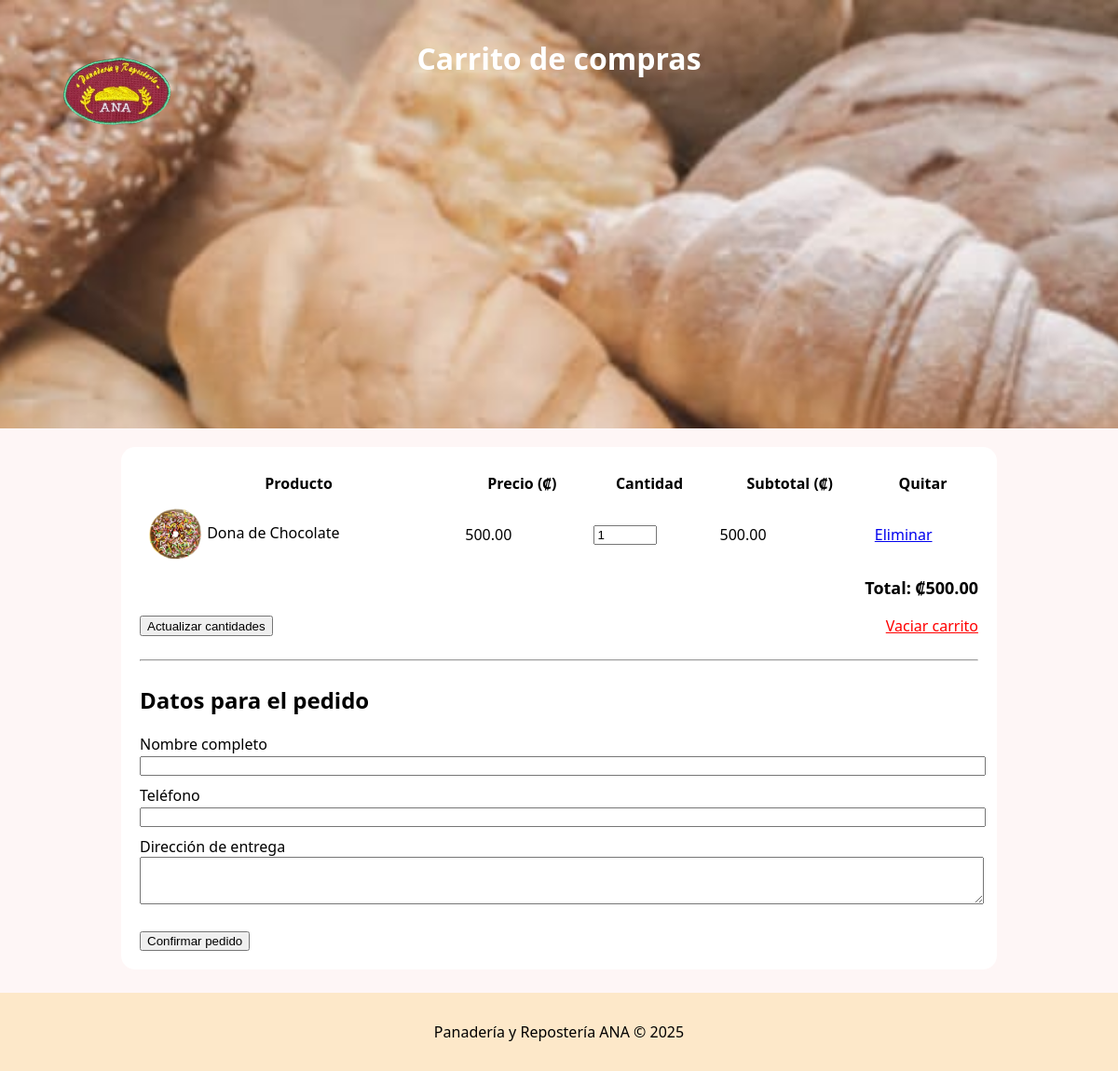
Page /app/views/carrito.php?accion=agregar&id=2 on the committed database.
### tables this page shows
CREATE TABLE productos (
    id INT AUTO_INCREMENT PRIMARY KEY,
    nombre VARCHAR(100) NOT NULL,
    descripcion TEXT,
    precio DECIMAL(10,2) NOT NULL,
    imagen VARCHAR(255),
    categoria ENUM('Panadería','Repostería','Pastelería','Promoción') NOT NULL,
    existencia INT DEFAULT 0
);

### config/database.php (called while the page is built, shortened)
<?php
function getPDOConnection() {
    try {
        $dsn = "mysql:host=" . DB_HOST . ";dbname=" . DB_NAME . ";charset=" . DB_CHARSET;
        $options = [
            PDO::ATTR_ERRMODE => PDO::ERRMODE_EXCEPTION,
            PDO::ATTR_DEFAULT_FETCH_MODE => PDO::FETCH_ASSOC,
            PDO::ATTR_EMULATE_PREPARES => false
        ];
        return new PDO($dsn, DB_USER, DB_PASS, $options);
    } catch (PDOException $e) {
        echo "❌ Error de conexión: " . $e->getMessage();
        die();
    }
}

### app/controllers/CarritoController.php (called while the page is built, shortened)
<?php
require_once _DIR_ . '/../models/ProductoModel.php';
class CarritoController
{
    private $productoModel;
    public function __construct()
    {
        $this->productoModel = new ProductoModel();
    }
    public function agregarProducto($idProducto, $cantidad = 1)
    {
        $idProducto = (int)$idProducto;
        $producto = $this->productoModel->obtenerPorId($idProducto);
    }
    public function obtenerCarrito()
    {
        return $_SESSION['carrito'];
    }
    public function calcularTotal()
    {
        $total = 0;
        foreach ($_SESSION['carrito'] as $item) {
            $total += $item['precio'] * $item['cantidad'];
        }
        return $total;
    }
}

### app/models/ProductoModel.php (called while the page is built, shortened)
<?php
require_once __DIR__ . '/../../config/database.php';
class ProductoModel
{
    private $db;
    public function __construct() {
        $this->db = getPDOConnection();
    }
    public function obtenerPorId($id) {
        $sql = "SELECT * FROM productos WHERE id = ?";
        $query = $this->db->prepare($sql);
        $query->execute([$id]);
        return $query->fetch();
    }
}

### app/views/carrito.php (the view, shortened to what this page needs)
<?php
require_once _DIR_ . '/../controllers/CarritoController.php';
$carritoController = new CarritoController();
$accion      = $_GET['accion'] ?? ($_POST['accion'] ?? null);
$idProducto  = $_GET['id'] ?? ($_POST['id'] ?? null);
try {
    switch ($accion) {
        case 'agregar':
            if ($idProducto) {
                $cantidad = isset($_POST['cantidad']) ? (int)$_POST['cantidad'] : 1;
                $carritoController->agregarProducto($idProducto, $cantidad);
            }
            break;
    }
} catch (Exception $e) {
    $mensajeError = $e->getMessage();
}
$items = $carritoController->obtenerCarrito();
$total = $carritoController->calcularTotal();
?>
<!DOCTYPE html>
<html lang="es">
<head>
    <link rel="stylesheet" href="../../publics/css/styles.css">
</head>
<body>
    <header class="hero">
        <a href="../../index.php" class="no-link">
            <img src="../../publics/img/logo.png" alt="Logo" class="logo" />
        </a>
        <h1 style="color:white;">Carrito de compras</h1>
    </header>
    <main class="contenedor" style="max-width: 900px; margin: 20px auto; background: #fff; padding: 20px; border-radius: 15px;">
        <?php if (empty($items)): ?>
            <p>El carrito está vacío.</p>
            <p><a href="panaderia.php">Volver al catálogo de Panadería</a></p>
        <?php else: ?>
            <form action="carrito.php" method="post">
                <table border="0" width="100%" cellpadding="8" cellspacing="0">
                    <thead>
                        <tr>
                            <th>Producto</th>
                            <th>Precio (₡)</th>
                            <th>Cantidad</th>
                            <th>Subtotal (₡)</th>
                            <th>Quitar</th>
                        </tr>
                    </thead>
                    <tbody>
                        <?php foreach ($items as $item): ?>
                            <tr>
                                <td>
                                    <img src="../../<?= htmlspecialchars($item['imagen']) ?>" alt="" style="width:60px; vertical-align:middle;">
                                    <?= htmlspecialchars($item['nombre']) ?>
                                </td>
                                <td><?= number_format($item['precio'], 2) ?></td>
                                <td>
                                    <input type="number"
                                           name="cantidades[<?= (int)$item['id'] ?>]"
                                           value="<?= (int)$item['cantidad'] ?>"
                                           min="1"
                                           style="width:60px;">
                                </td>
                                <td><?= number_format($item['precio'] * $item['cantidad'], 2) ?></td>
                                <td>
                                    <a href="carrito.php?accion=eliminar&id=<?= (int)$item['id'] ?>">Eliminar</a>
                                </td>
                            </tr>
                        <?php endforeach; ?>
                    </tbody>
                </table>
                <p style="text-align:right; font-size:18px; margin-top:10px;">
                    <strong>Total: ₡<?= number_format($total, 2) ?></strong>
                </p>
                <div style="display:flex; justify-content:space-between; margin-top:15px;">
                    <button type="submit">Actualizar cantidades</button>
                    <a href="carrito.php?accion=vaciar" style="color:red;">Vaciar carrito</a>
                </div>
            </form>
            <hr style="margin:25px 0;">
            <h2>Datos para el pedido</h2>
            <form action="carrito.php" method="post">
                <label>Nombre completo</label><br>
                <input type="text" name="nombre_cliente" required style="width:100%; margin-bottom:10px;"><br>
                <label>Teléfono</label><br>
                <input type="text" name="telefono" required style="width:100%; margin-bottom:10px;"><br>
                <label>Dirección de entrega</label><br>
                <textarea name="direccion" rows="3" required style="width:100%;"></textarea><br><br>
                <button type="submit">Confirmar pedido</button>
            </form>
        <?php endif; ?>
    </main>
    <footer class="footer">
        <p>Panadería y Repostería ANA &copy; <?= date('Y') ?></p>
    </footer>
</body>
</html>

### publics/css/styles.css (style rules this page uses)
body { margin: 0; font-family: 'Segoe UI', Arial, sans-serif; background-color: #fef6f6; }
.hero { background-image: url("../img/fondo.png"); background-size: cover; background-position: center; background-attachment: fixed; padding: 20px; text-align: center; position: relative; min-height: 420px; }
.logo { width: 200px; position: absolute; top: 10px; left: 20px; }
footer { background-color: #fde8c9; text-align: center; padding: 15px 0; margin-top: 25px; }
.no-link { text-decoration: none; color: inherit; }

### rows in the picture
productos: imagen (picture), nombre "Dona de Chocolate", precio "500.00", cantidad "1", $item['precio']*$item['cantidad'] "500.00"

### other values in the picture
$total "500.00"
